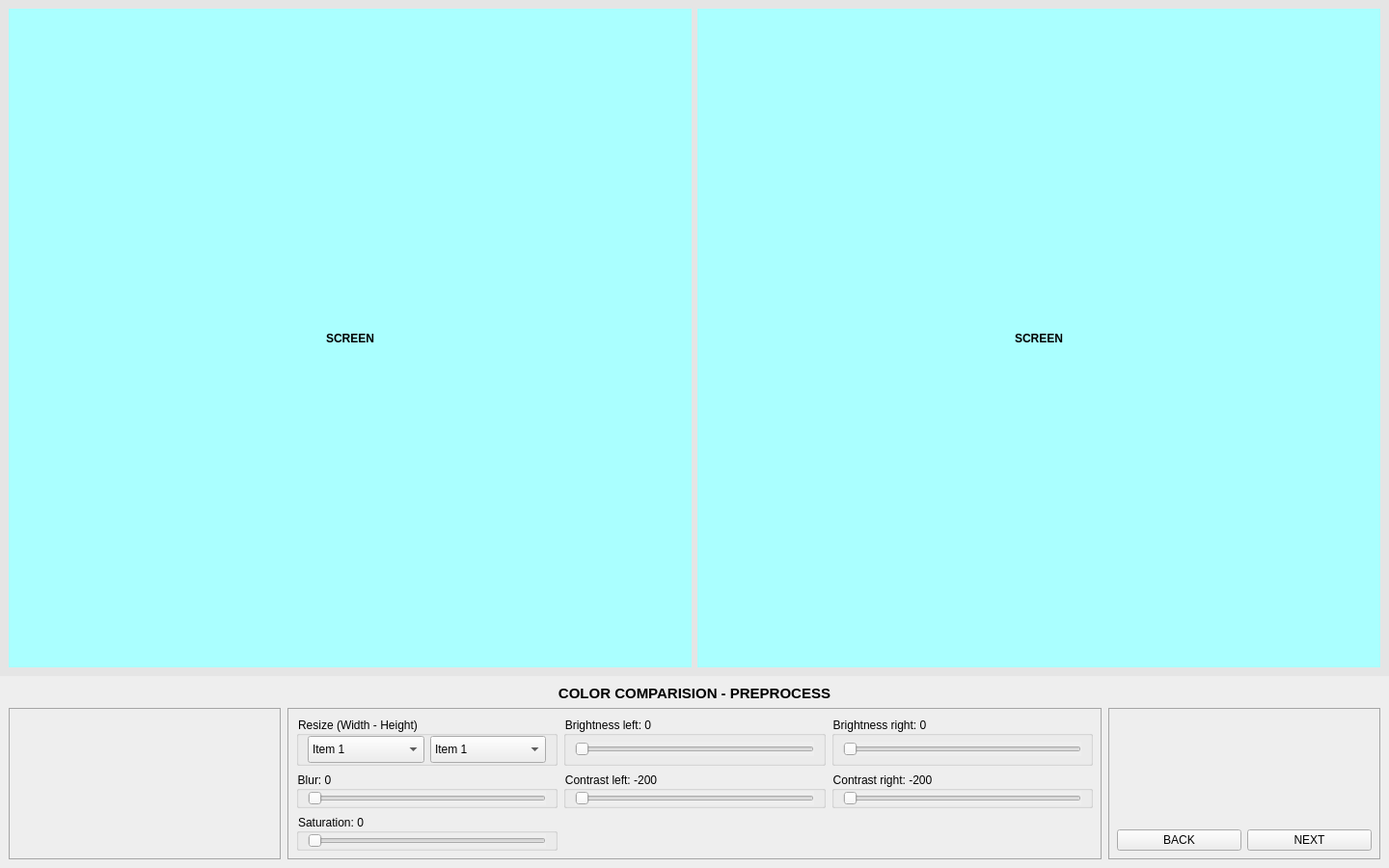
<?xml version="1.0" encoding="UTF-8"?>
<ui version="4.0">
 <class>color_preprocess_config_screen</class>
 <widget class="QWidget" name="color_preprocess_config_screen">
  <property name="geometry">
   <rect>
    <x>0</x>
    <y>0</y>
    <width>1440</width>
    <height>900</height>
   </rect>
  </property>
  <property name="windowTitle">
   <string>Form</string>
  </property>
  <property name="autoFillBackground">
   <bool>false</bool>
  </property>
  <property name="styleSheet">
   <string notr="true">background:#E5E5E5</string>
  </property>
  <layout class="QVBoxLayout" name="verticalLayout" stretch="8,2">
   <property name="spacing">
    <number>0</number>
   </property>
   <property name="leftMargin">
    <number>0</number>
   </property>
   <property name="topMargin">
    <number>0</number>
   </property>
   <property name="rightMargin">
    <number>0</number>
   </property>
   <property name="bottomMargin">
    <number>0</number>
   </property>
   <item>
    <widget class="QWidget" name="containerScreen" native="true">
     <property name="autoFillBackground">
      <bool>false</bool>
     </property>
     <layout class="QGridLayout" name="gridLayout">
      <item row="0" column="0">
       <widget class="QLabel" name="screen1">
        <property name="styleSheet">
         <string notr="true">background-color: #AFF;font-weight:bold;</string>
        </property>
        <property name="text">
         <string>SCREEN</string>
        </property>
        <property name="alignment">
         <set>Qt::AlignCenter</set>
        </property>
       </widget>
      </item>
      <item row="0" column="1">
       <widget class="QLabel" name="screen2">
        <property name="styleSheet">
         <string notr="true">background-color: #AFF;font-weight:bold;</string>
        </property>
        <property name="text">
         <string>SCREEN</string>
        </property>
        <property name="alignment">
         <set>Qt::AlignCenter</set>
        </property>
       </widget>
      </item>
     </layout>
    </widget>
   </item>
   <item>
    <widget class="QWidget" name="containerConfig" native="true">
     <property name="autoFillBackground">
      <bool>false</bool>
     </property>
     <property name="styleSheet">
      <string notr="true">background-color: #EEEEEE</string>
     </property>
     <layout class="QVBoxLayout" name="verticalLayout_2" stretch="1,9">
      <item>
       <widget class="QLabel" name="lblTitle">
        <property name="font">
         <font>
          <pointsize>11</pointsize>
          <weight>75</weight>
          <bold>true</bold>
         </font>
        </property>
        <property name="styleSheet">
         <string notr="true">text-align:center;
font-weight:bold;</string>
        </property>
        <property name="text">
         <string>COLOR COMPARISION - PREPROCESS</string>
        </property>
        <property name="alignment">
         <set>Qt::AlignCenter</set>
        </property>
       </widget>
      </item>
      <item>
       <widget class="QWidget" name="containerParam" native="true">
        <layout class="QHBoxLayout" name="horizontalLayout" stretch="2,6,2">
         <property name="spacing">
          <number>7</number>
         </property>
         <property name="sizeConstraint">
          <enum>QLayout::SetDefaultConstraint</enum>
         </property>
         <property name="leftMargin">
          <number>0</number>
         </property>
         <property name="topMargin">
          <number>0</number>
         </property>
         <property name="rightMargin">
          <number>0</number>
         </property>
         <property name="bottomMargin">
          <number>0</number>
         </property>
         <item>
          <widget class="QWidget" name="containerLeft" native="true">
           <property name="styleSheet">
            <string notr="true">#containerLeft {
	border: 1px solid #A5A5A5
}</string>
           </property>
           <layout class="QVBoxLayout" name="verticalLayout_10"/>
          </widget>
         </item>
         <item>
          <widget class="QWidget" name="containerMid" native="true">
           <property name="styleSheet">
            <string notr="true">#containerMid {
	border: 1px solid #A5A5A5
}</string>
           </property>
           <layout class="QGridLayout" name="gridLayout_2">
            <item row="0" column="0">
             <widget class="QGroupBox" name="groupCbbResize">
              <property name="title">
               <string>Resize (Width - Height)</string>
              </property>
              <layout class="QHBoxLayout" name="horizontalLayout_4">
               <property name="topMargin">
                <number>0</number>
               </property>
               <property name="bottomMargin">
                <number>0</number>
               </property>
               <item>
                <widget class="QComboBox" name="cbbResizeWidth">
                 <property name="autoFillBackground">
                  <bool>false</bool>
                 </property>
                 <property name="styleSheet">
                  <string notr="true">height:22px</string>
                 </property>
                 <property name="frame">
                  <bool>true</bool>
                 </property>
                 <item>
                  <property name="text">
                   <string>Item 1</string>
                  </property>
                 </item>
                 <item>
                  <property name="text">
                   <string>Item 2</string>
                  </property>
                 </item>
                </widget>
               </item>
               <item>
                <widget class="QComboBox" name="cbbResizeHeight">
                 <property name="autoFillBackground">
                  <bool>false</bool>
                 </property>
                 <property name="styleSheet">
                  <string notr="true">height:22px</string>
                 </property>
                 <property name="frame">
                  <bool>true</bool>
                 </property>
                 <item>
                  <property name="text">
                   <string>Item 1</string>
                  </property>
                 </item>
                 <item>
                  <property name="text">
                   <string>Item 2</string>
                  </property>
                 </item>
                </widget>
               </item>
              </layout>
             </widget>
            </item>
            <item row="0" column="1">
             <widget class="QGroupBox" name="groupSldBrightLeft">
              <property name="title">
               <string>Brightness left: 0</string>
              </property>
              <layout class="QVBoxLayout" name="verticalLayout_12">
               <property name="topMargin">
                <number>0</number>
               </property>
               <property name="bottomMargin">
                <number>0</number>
               </property>
               <item>
                <widget class="QSlider" name="sldBrightLeft">
                 <property name="maximum">
                  <number>30</number>
                 </property>
                 <property name="orientation">
                  <enum>Qt::Horizontal</enum>
                 </property>
                </widget>
               </item>
              </layout>
             </widget>
            </item>
            <item row="1" column="1">
             <widget class="QGroupBox" name="groupSldConstrastLeft">
              <property name="title">
               <string>Contrast left: -200</string>
              </property>
              <layout class="QVBoxLayout" name="verticalLayout_6">
               <property name="topMargin">
                <number>0</number>
               </property>
               <property name="bottomMargin">
                <number>0</number>
               </property>
               <item>
                <widget class="QSlider" name="sldConstrastLeft">
                 <property name="minimum">
                  <number>-40</number>
                 </property>
                 <property name="maximum">
                  <number>40</number>
                 </property>
                 <property name="value">
                  <number>-40</number>
                 </property>
                 <property name="orientation">
                  <enum>Qt::Horizontal</enum>
                 </property>
                </widget>
               </item>
              </layout>
             </widget>
            </item>
            <item row="0" column="2">
             <widget class="QGroupBox" name="groupSldBrightRight">
              <property name="title">
               <string>Brightness right: 0</string>
              </property>
              <layout class="QVBoxLayout" name="verticalLayout_13">
               <property name="topMargin">
                <number>0</number>
               </property>
               <property name="bottomMargin">
                <number>0</number>
               </property>
               <item>
                <widget class="QSlider" name="sldBrightRight">
                 <property name="maximum">
                  <number>30</number>
                 </property>
                 <property name="orientation">
                  <enum>Qt::Horizontal</enum>
                 </property>
                </widget>
               </item>
              </layout>
             </widget>
            </item>
            <item row="1" column="0">
             <widget class="QGroupBox" name="groupSldBlur">
              <property name="title">
               <string>Blur: 0</string>
              </property>
              <layout class="QVBoxLayout" name="verticalLayout_3">
               <property name="topMargin">
                <number>0</number>
               </property>
               <property name="bottomMargin">
                <number>0</number>
               </property>
               <item>
                <widget class="QSlider" name="sldBlur">
                 <property name="maximum">
                  <number>100</number>
                 </property>
                 <property name="orientation">
                  <enum>Qt::Horizontal</enum>
                 </property>
                </widget>
               </item>
              </layout>
             </widget>
            </item>
            <item row="2" column="0">
             <widget class="QGroupBox" name="groupSldSaturation">
              <property name="title">
               <string>Saturation: 0</string>
              </property>
              <layout class="QVBoxLayout" name="verticalLayout_4">
               <property name="topMargin">
                <number>0</number>
               </property>
               <property name="bottomMargin">
                <number>0</number>
               </property>
               <item>
                <widget class="QSlider" name="sldSaturation">
                 <property name="maximum">
                  <number>10</number>
                 </property>
                 <property name="pageStep">
                  <number>2</number>
                 </property>
                 <property name="orientation">
                  <enum>Qt::Horizontal</enum>
                 </property>
                </widget>
               </item>
              </layout>
             </widget>
            </item>
            <item row="1" column="2">
             <widget class="QGroupBox" name="groupSldConstrastRight">
              <property name="title">
               <string>Contrast right: -200</string>
              </property>
              <layout class="QVBoxLayout" name="verticalLayout_7">
               <property name="topMargin">
                <number>0</number>
               </property>
               <property name="bottomMargin">
                <number>0</number>
               </property>
               <item>
                <widget class="QSlider" name="sldConstrastRight">
                 <property name="minimum">
                  <number>-40</number>
                 </property>
                 <property name="maximum">
                  <number>40</number>
                 </property>
                 <property name="value">
                  <number>-40</number>
                 </property>
                 <property name="orientation">
                  <enum>Qt::Horizontal</enum>
                 </property>
                </widget>
               </item>
              </layout>
             </widget>
            </item>
           </layout>
          </widget>
         </item>
         <item>
          <widget class="QWidget" name="containerRight" native="true">
           <property name="styleSheet">
            <string notr="true">#containerRight {
	border: 1px solid #A5A5A5
}</string>
           </property>
           <layout class="QVBoxLayout" name="verticalLayout_16">
            <item alignment="Qt::AlignTop">
             <widget class="QWidget" name="containerVerticalBtn" native="true">
              <layout class="QVBoxLayout" name="verticalLayout_17">
               <property name="leftMargin">
                <number>0</number>
               </property>
               <property name="topMargin">
                <number>0</number>
               </property>
               <property name="rightMargin">
                <number>0</number>
               </property>
               <property name="bottomMargin">
                <number>0</number>
               </property>
              </layout>
             </widget>
            </item>
            <item alignment="Qt::AlignBottom">
             <widget class="QWidget" name="containerNavBtn" native="true">
              <layout class="QHBoxLayout" name="horizontalLayout_3">
               <property name="leftMargin">
                <number>0</number>
               </property>
               <property name="topMargin">
                <number>0</number>
               </property>
               <property name="rightMargin">
                <number>0</number>
               </property>
               <property name="bottomMargin">
                <number>0</number>
               </property>
               <item>
                <widget class="QPushButton" name="btnBack">
                 <property name="text">
                  <string>BACK</string>
                 </property>
                </widget>
               </item>
               <item>
                <widget class="QPushButton" name="btnNext">
                 <property name="text">
                  <string>NEXT</string>
                 </property>
                </widget>
               </item>
              </layout>
             </widget>
            </item>
           </layout>
          </widget>
         </item>
        </layout>
       </widget>
      </item>
     </layout>
    </widget>
   </item>
  </layout>
 </widget>
 <resources/>
 <connections/>
</ui>
